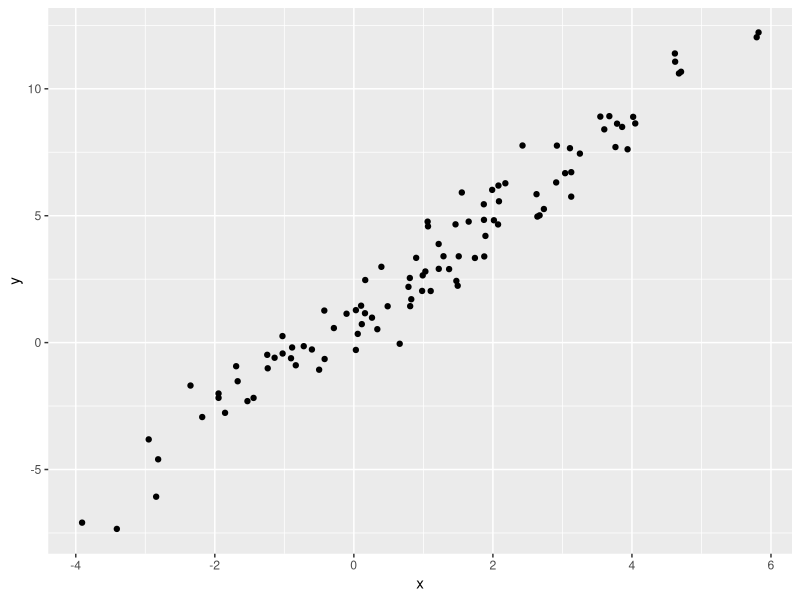

Source code (R):
## ---- chunk 1
library(tidyverse)
## ---- chunk 2
plot_df = 
  tibble(
    x = rnorm(100, mean = 1, sd = 2),
    y = 1 + 2 * x + rnorm(100)
  )
## ---- chunk 3
plot_df |> 
  ggplot(aes(x = x, y = y)) + 
  geom_point()
